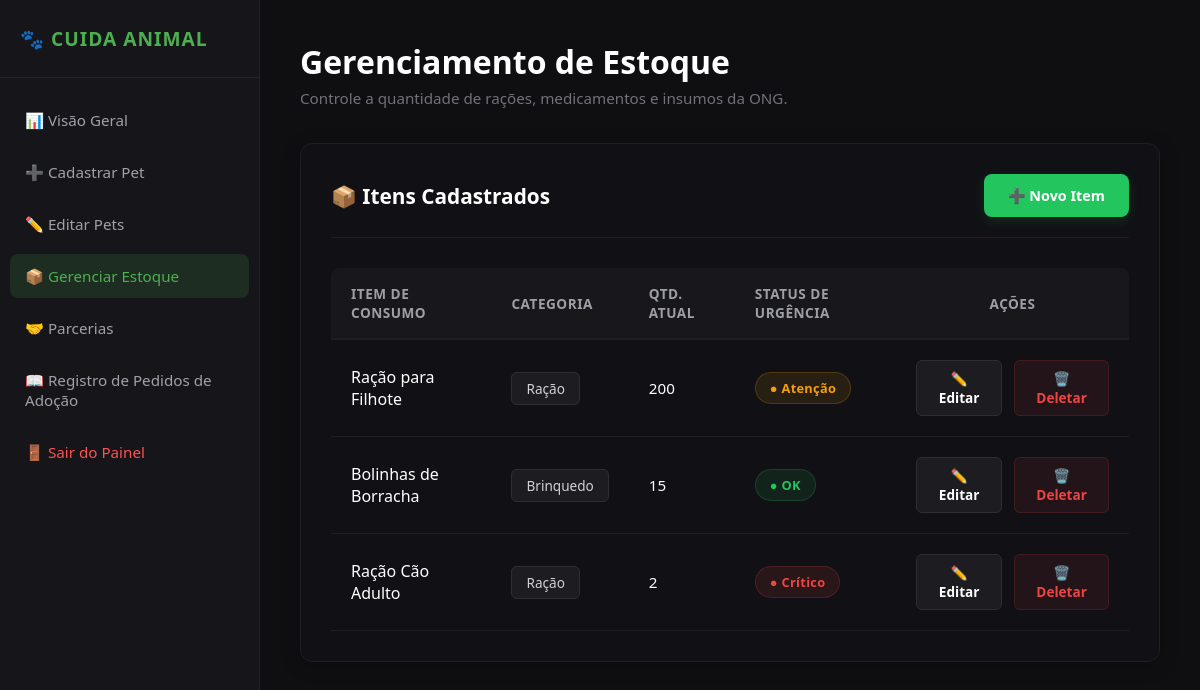
Page /gerenciar-estoque.php (signed in) on the committed database.
### tables this page shows
CREATE TABLE IF NOT EXISTS `tb_estoque` (
  `id` int(11) NOT NULL AUTO_INCREMENT,
  `item_nome` varchar(100) NOT NULL,
  `categoria` varchar(50) NOT NULL,
  `quantidade` int(11) NOT NULL DEFAULT 0,
  `status_necessidade` enum('OK','Atenção','Crítico') DEFAULT 'OK',
  PRIMARY KEY (`id`)
);

### gerenciar-estoque.php (the view, shortened to what this page needs)
<?php
require_once 'backend/conexao.php';
try {
    $sql = "SELECT * FROM tb_estoque ORDER BY id DESC";
    $stmt = $conexao->prepare($sql);
    $stmt->execute();
    $itens = $stmt->fetchAll(PDO::FETCH_ASSOC);
} catch (PDOException $erro) {
    error_log($erro->getMessage());
    $itens = [];
}
?>
<!DOCTYPE html>
<html lang="pt-BR">
<head>
    <link rel="stylesheet" href="assets/CSS/styale.css">
    <link rel="stylesheet" href="assets/CSS/estoque-lista.css">
</head>
<body>
    <aside class="sidebar">
        <div class="sidebar-brand">🐾 Cuida Animal</div>
        <ul class="sidebar-menu">
            <li><a href="index.php">📊 Visão Geral</a></li>
            <li><a href="cadastrar.php">➕ Cadastrar Pet</a></li>
            <li><a href="editar.php">✏️ Editar Pets</a></li>
            <li><a href="gerenciar-estoque.php" class="active">📦 Gerenciar Estoque</a></li>
            <li><a href="parcerias-novo.php">🤝 Parcerias</a></li>
             <li><a href="registro-pedidos.php">📖 Registro de Pedidos de Adoção</a></li>
            <li><a href="sair.php" class="logout">🚪 Sair do Painel</a></li>
        </ul>
    </aside>
    <main class="main-content">
        <div class="header-dash">
            <h1>Gerenciamento de Estoque</h1>
            <p>Controle a quantidade de rações, medicamentos e insumos da ONG.</p>
        </div>
        <div class="section-card">
            <div class="card-header-estoque">
                <h2>📦 Itens Cadastrados</h2>
                <a href="estoque-novo.php" class="btn-add-item">➕ Novo Item</a>
            </div>
            <table class="table-custom">
                <thead>
                    <tr>
                        <th>Item de Consumo</th>
                        <th>Categoria</th>
                        <th>Qtd. Atual</th>
                        <th>Status de Urgência</th>
                        <th style="text-align: center;">Ações</th>
                    </tr>
                </thead>
                <tbody>
                    <?php if (count($itens) > 0): ?>
                        <?php foreach ($itens as $item): ?>
                            <tr>
                                <td><strong><?php echo htmlspecialchars($item['item_nome']); ?></strong></td>
                                <td><span class="category-tag"><?php echo htmlspecialchars($item['categoria']); ?></span></td>
                                <td><?php echo htmlspecialchars($item['quantidade']); ?></td>
                                <td>
                                    <?php
                                    $status = mb_strtolower($item['status_necessidade']);
                                    if ($status === 'crítico' || $status === 'critico'):
                                    ?>
                                        <span class="status-urgencia urgencia-critico">● Crítico</span>
                                    <?php elseif ($status === 'atenção' || $status === 'atencao'): ?>
                                        <span class="status-urgencia urgencia-atencao">● Atenção</span>
                                    <?php else: ?>
                                        <span class="status-urgencia urgencia-ok">● OK</span>
                                    <?php endif; ?>
                                </td>
                                <td style="text-align: center;">
                                    <div class="actions-wrapper">
                                        <a href="estoque-editar.php?id=<?php echo $item['id']; ?>" class="btn-action-table btn-edit">✏️ Editar</a>
                                        <a href="backend/deletar-estoque.php?id=<?php echo $item['id']; ?>" class="btn-action-table btn-delete" onclick="return confirm('Deseja realmente remover este item do estoque?');">🗑️ Deletar</a>
                                    </div>
                                </td>
                            </tr>
                        <?php endforeach; ?>
                    <?php else: ?>
                        <tr>
                            <td colspan="5" style="text-align: center; color: #71717a; padding: 30px;">Nenhum insumo cadastrado no estoque.</td>
                        </tr>
                    <?php endif; ?>
                </tbody>
            </table>
        </div>
    </main>
</body>
</html>

### assets/CSS/styale.css (style rules this page uses)
* { margin: 0; padding: 0; box-sizing: border-box; font-family: 'Segoe UI', Tahoma, Geneva, Verdana, sans-serif; }
body { background-color: #0f0f12; color: #f5f5f7; display: flex; min-height: 100vh; }
.sidebar { width: 260px; background-color: #16161a; border-right: 1px solid #222227; display: flex; flex-direction: column; position: fixed; height: 100vh; left: 0; top: 0; }
.sidebar-brand { padding: 25px 20px; font-size: 1.2rem; font-weight: bold; color: #4caf50; text-transform: uppercase; letter-spacing: 1px; border-bottom: 1px solid #222227; }
.sidebar-menu { list-style: none; padding: 20px 10px; display: flex; flex-direction: column; gap: 8px; }
.sidebar-menu a { color: #a0a0aa; text-decoration: none; display: flex; align-items: center; padding: 12px 15px; border-radius: 8px; font-size: 0.95rem; font-weight: 500; transition: all 0.3s ease; }
.sidebar-menu a:hover, .sidebar-menu a.active { background-color: rgba(76, 175, 80, 0.15); color: #4caf50; }
.sidebar-menu a.logout { margin-top: auto; color: #ff5252; }
.main-content { margin-left: 260px; flex: 1; padding: 40px; box-sizing: border-box; width: calc(100% - 260px); }
.header-dash, .metrics-grid, .section-card, .form-edit-container, .parcerias-container { width: 100%; max-width: 1200px; margin-left: auto !important; margin-right: auto !important; }
.header-dash { margin-bottom: 35px; }
.header-dash h1 { font-size: 2rem; font-weight: 600; color: #ffffff; }
.header-dash p { color: #71717a; font-size: 0.95rem; margin-top: 5px; }
.section-card { background-color: #16161a; border: 1px solid #222227; border-radius: 12px; padding: 25px; margin-bottom: 30px; }
.section-card h2 { font-size: 1.25rem; font-weight: 600; margin-bottom: 20px; color: #ffffff; display: flex; justify-content: space-between; align-items: center; }

### assets/CSS/estoque-lista.css (style rules this page uses)
.section-card { background-color: #111115; border: 1px solid #1f1f23; border-radius: 12px; padding: 30px; margin-top: 25px; box-shadow: 0 4px 20px rgba(0, 0, 0, 0.2); width: 100%; max-width: 1100px; box-sizing: border-box; }
.card-header-estoque { display: flex; justify-content: space-between; align-items: center; margin-bottom: 30px; border-bottom: 1px solid #1f1f23; padding-bottom: 20px; }
.card-header-estoque h2 { margin: 0; font-size: 1.3rem; color: #ffffff; font-weight: 600; display: flex; align-items: center; gap: 10px; }
.btn-add-item { background-color: #22c55e; color: #ffffff; text-decoration: none; padding: 12px 24px; border-radius: 8px; font-size: 0.9rem; font-weight: 600; display: inline-flex; align-items: center; gap: 8px; transition: all 0.2s ease; box-shadow: 0 4px 12px rgba(34, 197, 94, 0.15); }
.table-custom { width: 100%; border-collapse: separate; border-spacing: 0; margin-top: 10px; }
.table-custom th { background-color: #18181c; color: #9e9ea7; font-size: 0.85rem; font-weight: 600; text-transform: uppercase; letter-spacing: 0.5px; padding: 16px 20px; text-align: left; border-bottom: 2px solid #1f1f23; }
.table-custom th:first-child { border-top-left-radius: 8px; }
.table-custom th:last-child { border-top-right-radius: 8px; }
.table-custom td { color: #ffffff; font-size: 0.95rem; padding: 20px; border-bottom: 1px solid #1f1f23; vertical-align: middle; transition: background-color 0.2s ease; }
.table-custom td strong { color: #ffffff; font-weight: 500; font-size: 1rem; }
.category-tag { background-color: #1c1c21; border: 1px solid #2d2d34; padding: 6px 14px; border-radius: 6px; font-size: 0.85rem; color: #d1d1d6; font-weight: 500; }
.status-urgencia { display: inline-flex; align-items: center; gap: 6px; padding: 6px 14px; border-radius: 20px; font-size: 0.8rem; font-weight: 600; letter-spacing: 0.3px; }
.urgencia-critico { background-color: rgba(239, 68, 68, 0.1); color: #ef4444; border: 1px solid rgba(239, 68, 68, 0.2); }
.urgencia-atencao { background-color: rgba(245, 158, 11, 0.1); color: #f59e0b; border: 1px solid rgba(245, 158, 11, 0.2); }
.urgencia-ok { background-color: rgba(34, 197, 94, 0.1); color: #22c55e; border: 1px solid rgba(34, 197, 94, 0.2); }
.actions-wrapper { display: flex; justify-content: center; gap: 12px; }
.btn-action-table { padding: 8px 16px; border-radius: 6px; font-size: 0.85rem; font-weight: 600; text-decoration: none; display: inline-flex; align-items: center; gap: 6px; transition: all 0.2s ease; }
.btn-edit { background-color: #1c1c21; color: #ffffff; border: 1px solid #2d2d34; }
.btn-delete { background-color: rgba(239, 68, 68, 0.08); color: #ef4444; border: 1px solid rgba(239, 68, 68, 0.15); }

### rows in the picture
tb_estoque: item_nome "Ração para Filhote", categoria "Ração", quantidade "200", status_necessidade "● Atenção"
tb_estoque: item_nome "Bolinhas de Borracha", categoria "Brinquedo", quantidade "15", status_necessidade "● OK"
tb_estoque: item_nome "Ração Cão Adulto", categoria "Ração", quantidade "2", status_necessidade "● Crítico"
